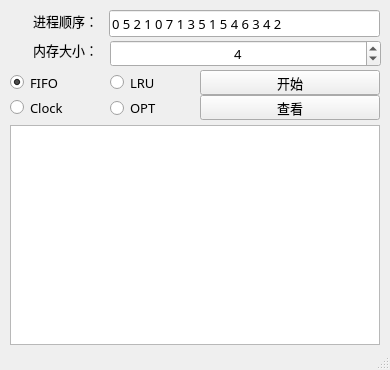
<?xml version="1.0" encoding="UTF-8"?>
<ui version="4.0">
 <class>MainWindow</class>
 <widget class="QMainWindow" name="MainWindow">
  <property name="geometry">
   <rect>
    <x>0</x>
    <y>0</y>
    <width>390</width>
    <height>370</height>
   </rect>
  </property>
  <property name="sizePolicy">
   <sizepolicy hsizetype="Expanding" vsizetype="Expanding">
    <horstretch>0</horstretch>
    <verstretch>0</verstretch>
   </sizepolicy>
  </property>
  <property name="minimumSize">
   <size>
    <width>390</width>
    <height>370</height>
   </size>
  </property>
  <property name="maximumSize">
   <size>
    <width>390</width>
    <height>370</height>
   </size>
  </property>
  <property name="font">
   <font>
    <family>微软雅黑</family>
    <pointsize>10</pointsize>
    <weight>50</weight>
    <bold>false</bold>
   </font>
  </property>
  <property name="windowTitle">
   <string>页面置换模拟</string>
  </property>
  <widget class="QWidget" name="centralWidget">
   <widget class="QListWidget" name="resultWidget">
    <property name="geometry">
     <rect>
      <x>10</x>
      <y>125</y>
      <width>370</width>
      <height>220</height>
     </rect>
    </property>
    <property name="editTriggers">
     <set>QAbstractItemView::NoEditTriggers</set>
    </property>
    <property name="defaultDropAction">
     <enum>Qt::IgnoreAction</enum>
    </property>
   </widget>
   <widget class="QLineEdit" name="referLine">
    <property name="geometry">
     <rect>
      <x>109</x>
      <y>10</y>
      <width>271</width>
      <height>27</height>
     </rect>
    </property>
    <property name="text">
     <string>0 5 2 1 0 7 1 3 5 1 5 4 6 3 4 2</string>
    </property>
   </widget>
   <widget class="QLabel" name="label">
    <property name="geometry">
     <rect>
      <x>20</x>
      <y>10</y>
      <width>91</width>
      <height>21</height>
     </rect>
    </property>
    <property name="text">
     <string>进程顺序：</string>
    </property>
    <property name="alignment">
     <set>Qt::AlignCenter</set>
    </property>
   </widget>
   <widget class="QRadioButton" name="fifoButton">
    <property name="geometry">
     <rect>
      <x>10</x>
      <y>70</y>
      <width>70</width>
      <height>25</height>
     </rect>
    </property>
    <property name="text">
     <string>FIFO</string>
    </property>
    <property name="checked">
     <bool>true</bool>
    </property>
   </widget>
   <widget class="QPushButton" name="startButton">
    <property name="geometry">
     <rect>
      <x>200</x>
      <y>70</y>
      <width>180</width>
      <height>25</height>
     </rect>
    </property>
    <property name="text">
     <string>开始</string>
    </property>
   </widget>
   <widget class="QLabel" name="label_2">
    <property name="geometry">
     <rect>
      <x>20</x>
      <y>40</y>
      <width>91</width>
      <height>20</height>
     </rect>
    </property>
    <property name="text">
     <string>内存大小：</string>
    </property>
    <property name="alignment">
     <set>Qt::AlignCenter</set>
    </property>
   </widget>
   <widget class="QSpinBox" name="frameCountSpin">
    <property name="geometry">
     <rect>
      <x>110</x>
      <y>40</y>
      <width>271</width>
      <height>27</height>
     </rect>
    </property>
    <property name="alignment">
     <set>Qt::AlignCenter</set>
    </property>
    <property name="minimum">
     <number>1</number>
    </property>
    <property name="maximum">
     <number>1000</number>
    </property>
    <property name="singleStep">
     <number>1</number>
    </property>
    <property name="value">
     <number>4</number>
    </property>
   </widget>
   <widget class="QRadioButton" name="clockButton">
    <property name="geometry">
     <rect>
      <x>10</x>
      <y>95</y>
      <width>70</width>
      <height>25</height>
     </rect>
    </property>
    <property name="text">
     <string>Clock</string>
    </property>
    <property name="checked">
     <bool>false</bool>
    </property>
   </widget>
   <widget class="QRadioButton" name="lruButton">
    <property name="geometry">
     <rect>
      <x>110</x>
      <y>70</y>
      <width>60</width>
      <height>25</height>
     </rect>
    </property>
    <property name="text">
     <string>LRU</string>
    </property>
   </widget>
   <widget class="QPushButton" name="infoButton">
    <property name="geometry">
     <rect>
      <x>200</x>
      <y>95</y>
      <width>180</width>
      <height>25</height>
     </rect>
    </property>
    <property name="text">
     <string>查看</string>
    </property>
   </widget>
   <widget class="QRadioButton" name="optbutton">
    <property name="geometry">
     <rect>
      <x>110</x>
      <y>100</y>
      <width>61</width>
      <height>16</height>
     </rect>
    </property>
    <property name="text">
     <string>OPT</string>
    </property>
   </widget>
  </widget>
  <widget class="QStatusBar" name="statusBar"/>
 </widget>
 <layoutdefault spacing="6" margin="11"/>
 <resources/>
 <connections/>
</ui>
